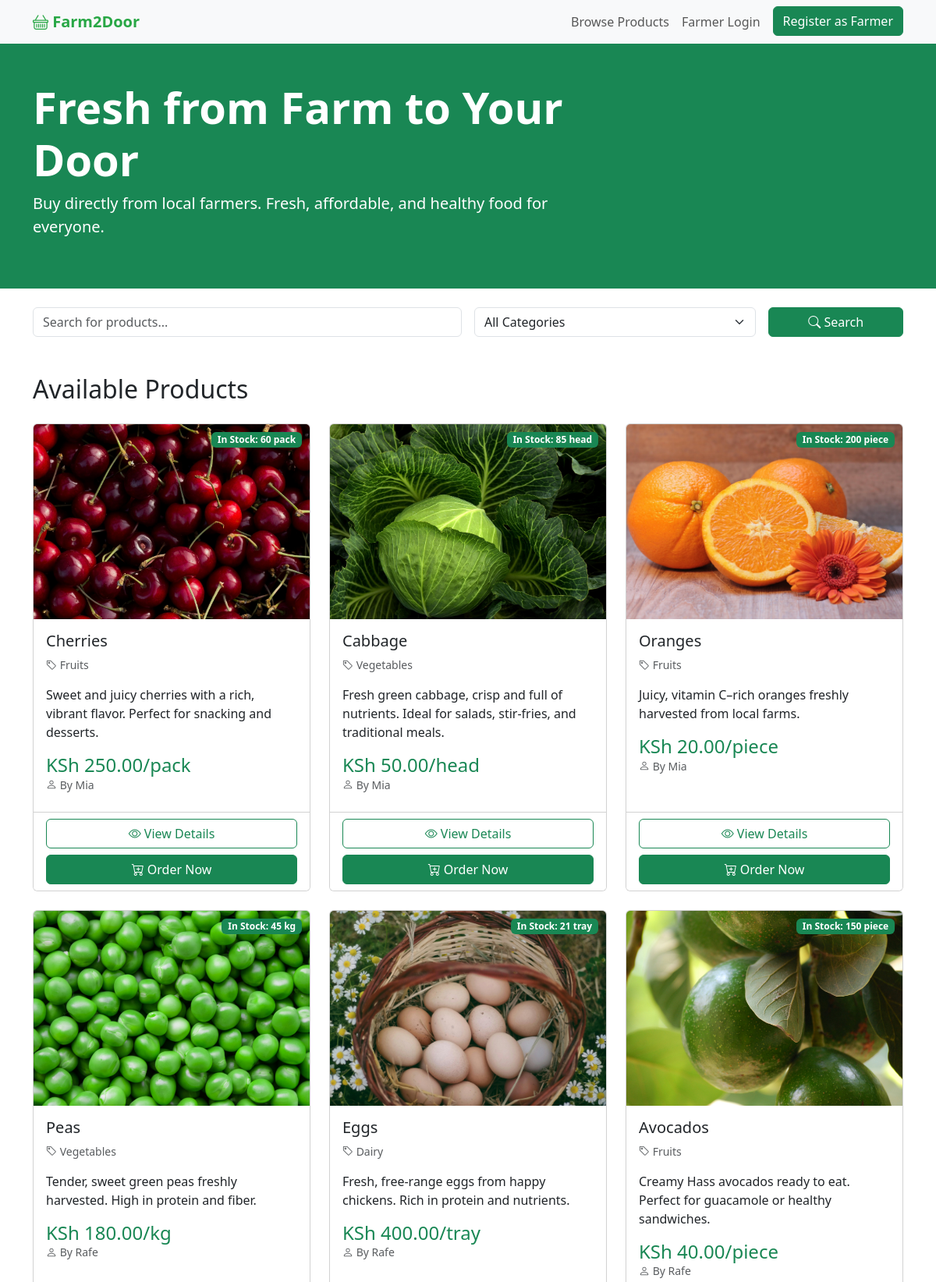
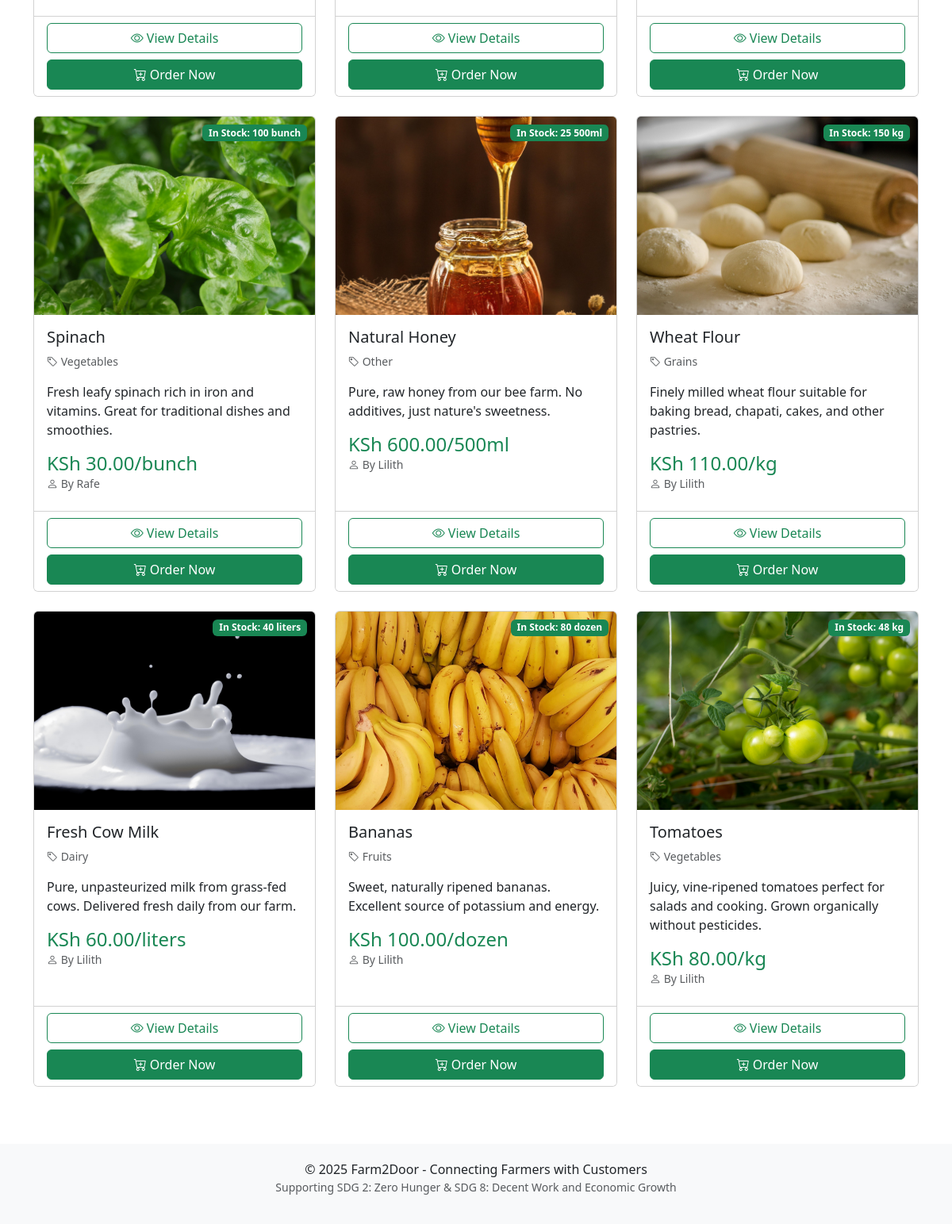
The page / on the database its author committed (2 pictures, top to bottom).
### core/models.py (models this page shows, shortened)
class Product(models.Model):
    CATEGORY_CHOICES = [
        ('vegetables', 'Vegetables'),
        ('fruits', 'Fruits'),
        ('dairy', 'Dairy'),
        ('grains', 'Grains'),
        ('other', 'Other'),
    ]
    farmer = models.ForeignKey(User, on_delete=models.CASCADE)
    name = models.CharField(max_length=200)
    category = models.CharField(max_length=20, choices=CATEGORY_CHOICES)
    price = models.DecimalField(max_digits=10, decimal_places=2)
    unit = models.CharField(max_length=50, default='kg')  # kg, dozen, liters, etc.
    description = models.TextField()
    stock = models.IntegerField(default=0)
    image = models.ImageField(upload_to='products/', blank=True, null=True)
    created_at = models.DateTimeField(auto_now_add=True)
    updated_at = models.DateTimeField(auto_now=True)
    class Meta:
        ordering = ['-created_at']

### core/views.py (the view)
# urls.py: path('', views.home, name='home'),
def home(request):
    query = request.GET.get('q', '')
    category = request.GET.get('category', '')
    products = Product.objects.all()
    if query:
        products = products.filter(
            Q(name__icontains=query) | Q(description__icontains=query)
        )
    if category:
        products = products.filter(category=category)
    categories = Product.CATEGORY_CHOICES
    context = {
        'products': products,
        'categories': categories,
        'query': query,
        'selected_category': category,
    }
    return render(request, 'home.html', context)

### templates/home.html (shortened to what this page needs)
{% extends 'base.html' %}
{% block content %}
<div class="bg-success text-white py-5">
    <div class="container">
        <div class="row align-items-center">
            <div class="col-md-8">
                <h1 class="display-4 fw-bold">Fresh from Farm to Your Door</h1>
                <p class="lead">Buy directly from local farmers. Fresh, affordable, and healthy food for everyone.</p>
            </div>
        </div>
    </div>
</div>
<div class="container my-4">
    <div class="row">
        <div class="col-md-12">
            <form method="GET" action="{% url 'home' %}" class="row g-3">
                <div class="col-md-6">
                    <input type="text" name="q" class="form-control" placeholder="Search for products..." value="{{ query }}">
                </div>
                <div class="col-md-4">
                    <select name="category" class="form-select">
                        <option value="">All Categories</option>
                    </select>
                </div>
                <div class="col-md-2">
                    <button type="submit" class="btn btn-success w-100">
                        <i class="bi bi-search"></i> Search
                    </button>
                </div>
            </form>
        </div>
    </div>
</div>
<div class="container my-5">
    <h2 class="mb-4">Available Products</h2>
    {% if products %}
        <div class="row">
            {% for product in products %}
                <div class="col-md-4 mb-4">
                    <div class="card product-card h-100">
                        <div class="position-relative">
                            {% if product.image %}
                                <img src="{{ product.image.url }}" class="card-img-top" alt="{{ product.name }}" style="height: 250px; object-fit: cover;">
                            {% else %}
                                <div class="bg-secondary text-white d-flex align-items-center justify-content-center" style="height: 250px;">
                                    <i class="bi bi-image" style="font-size: 3rem;"></i>
                                </div>
                            {% endif %}
                            {% if product.stock > 0 %}
                                <span class="badge bg-success badge-stock">In Stock: {{ product.stock }} {{ product.unit }}</span>
                            {% else %}
                                <span class="badge bg-danger badge-stock">Out of Stock</span>
                            {% endif %}
                        </div>
                        <div class="card-body">
                            <h5 class="card-title">{{ product.name }}</h5>
                            <p class="card-text text-muted small">
                                <i class="bi bi-tag"></i> {{ product.get_category_display }}
                            </p>
                            <p class="card-text">{{ product.description|truncatewords:15 }}</p>
                            <div class="d-flex justify-content-between align-items-center">
                                <h4 class="text-success mb-0">KSh {{ product.price }}/{{ product.unit }}</h4>
                            </div>
                            <p class="text-muted small mb-2">
                                <i class="bi bi-person"></i> By {{ product.farmer.username }}
                            </p>
                        </div>
                        <div class="card-footer bg-white">
                            <div class="d-grid gap-2">
                                <a href="{% url 'product_detail' product.pk %}" class="btn btn-outline-success">
                                    <i class="bi bi-eye"></i> View Details
                                </a>
                                {% if product.stock > 0 %}
                                    <a href="{% url 'place_order' product.pk %}" class="btn btn-success">
                                        <i class="bi bi-cart-plus"></i> Order Now
                                    </a>
                                {% else %}
                                    <button class="btn btn-secondary" disabled>Out of Stock</button>
                                {% endif %}
                            </div>
                        </div>
                    </div>
                </div>
            {% endfor %}
        </div>
    {% else %}
        <div class="alert alert-info text-center">
            <i class="bi bi-info-circle"></i> No products found. {% if query or selected_category %}Try adjusting your search.{% else %}Check back soon!{% endif %}
        </div>
    {% endif %}
</div>
{% endblock %}

### templates/base.html (style rules this page uses)
body { min-height: 100vh; display: flex; flex-direction: column; }
.product-card { transition: transform 0.2s; }
.badge-stock { position: absolute; top: 10px; right: 10px; }

### rows shown on the page
Product: image (picture), stock "60", unit "pack", name "Cherries", category "Fruits", description "Sweet and juicy cherries with a rich, vibrant flavor. Perfect for snacking and desserts.", price "250.00", farmer.username "Mia", shows "Order Now"
Product: image (picture), stock "85", unit "head", name "Cabbage", category "Vegetables", description "Fresh green cabbage, crisp and full of nutrients. Ideal for salads, stir-fries, and traditional meals.", price "50.00", farmer.username "Mia", shows "Order Now"
Product: image (picture), stock "200", unit "piece", name "Oranges", category "Fruits", description "Juicy, vitamin C–rich oranges freshly harvested from local farms.", price "20.00", farmer.username "Mia", shows "Order Now"
Product: image (picture), stock "45", unit "kg", name "Peas", category "Vegetables", description "Tender, sweet green peas freshly harvested. High in protein and fiber.", price "180.00", farmer.username "Rafe", shows "Order Now"
Product: image (picture), stock "21", unit "tray", name "Eggs", category "Dairy", description "Fresh, free-range eggs from happy chickens. Rich in protein and nutrients.", price "400.00", farmer.username "Rafe", shows "Order Now"
Product: image (picture), stock "150", unit "piece", name "Avocados", category "Fruits", description "Creamy Hass avocados ready to eat. Perfect for guacamole or healthy sandwiches.", price "40.00", farmer.username "Rafe", shows "Order Now"
Product: image (picture), stock "100", unit "bunch", name "Spinach", category "Vegetables", description "Fresh leafy spinach rich in iron and vitamins. Great for traditional dishes and smoothies.", price "30.00", farmer.username "Rafe", shows "Order Now"
Product: image (picture), stock "25", unit "500ml", name "Natural Honey", category "Other", description "Pure, raw honey from our bee farm. No additives, just nature's sweetness.", price "600.00", farmer.username "Lilith", shows "Order Now"
Product: image (picture), stock "150", unit "kg", name "Wheat Flour", category "Grains", description "Finely milled wheat flour suitable for baking bread, chapati, cakes, and other pastries.", price "110.00", farmer.username "Lilith", shows "Order Now"
Product: image (picture), stock "40", unit "liters", name "Fresh Cow Milk", category "Dairy", description "Pure, unpasteurized milk from grass-fed cows. Delivered fresh daily from our farm.", price "60.00", farmer.username "Lilith", shows "Order Now"
Product: image (picture), stock "80", unit "dozen", name "Bananas", category "Fruits", description "Sweet, naturally ripened bananas. Excellent source of potassium and energy.", price "100.00", farmer.username "Lilith", shows "Order Now"
Product: image (picture), stock "48", unit "kg", name "Tomatoes", category "Vegetables", description "Juicy, vine-ripened tomatoes perfect for salads and cooking. Grown organically without pesticides.", price "80.00", farmer.username "Lilith", shows "Order Now"
